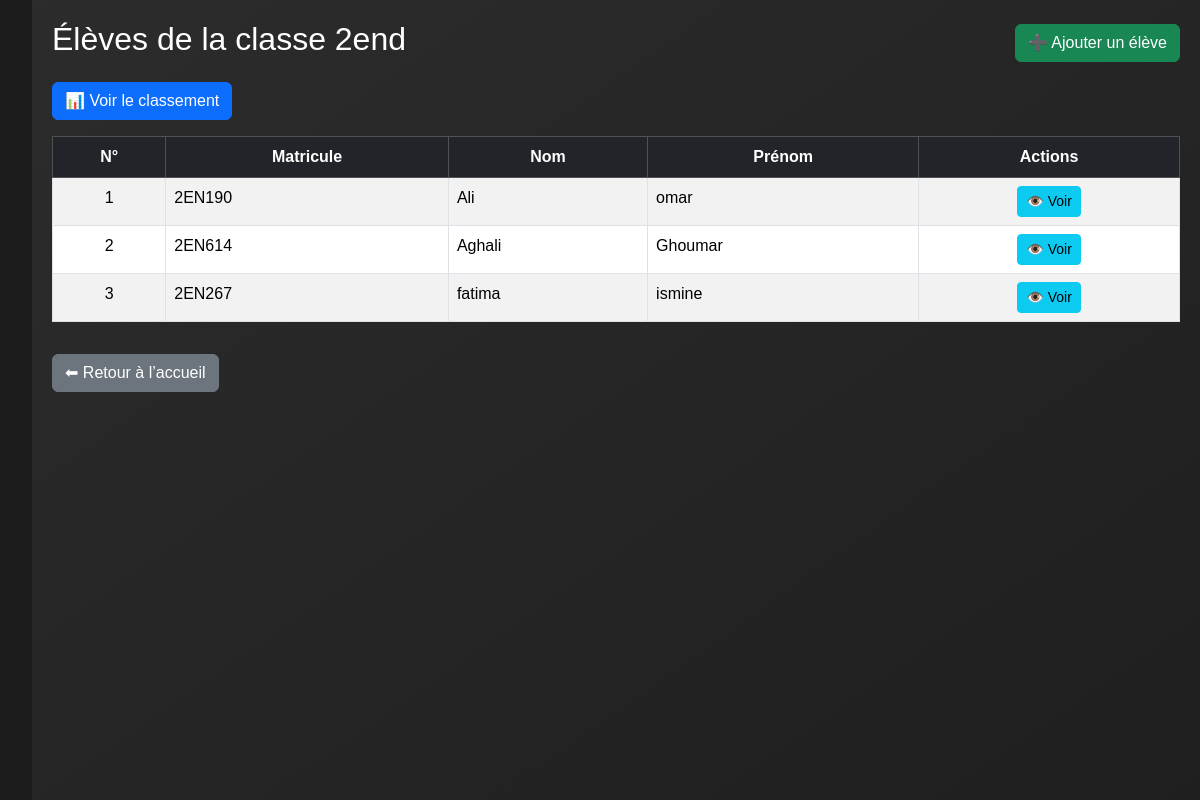
Page /classe/3/ (signed in) on the committed database.
### core/models.py (models this page shows, shortened)
class Classe(models.Model):
    NIVEAUX = (
        ('college', 'Collège'),
        ('lycee', 'Lycée'),
    )
    nom = models.CharField(max_length=50)
    niveau = models.CharField(max_length=10, choices=NIVEAUX)

class Eleve(models.Model):
    user = models.OneToOneField(User, on_delete=models.CASCADE, null=True, blank=True)
    nom = models.CharField(max_length=50)
    prenom = models.CharField(max_length=50)
    date_naissance = models.DateField()
    lieu_naissance = models.CharField(max_length=100)
    telephone = models.CharField(max_length=20, blank=True, null=True)
    photo = models.ImageField(upload_to='eleves/', blank=True, null=True)
    classe = models.ForeignKey('Classe', on_delete=models.CASCADE)
    matricule = models.CharField(max_length=20, unique=True)

### core/views.py (the view)
# urls.py: path('classe/<int:classe_id>/', views.liste_eleves, name='liste_eleves'),
@login_required(login_url='login')
def liste_eleves(request, classe_id):
    classe = get_object_or_404(Classe, id=classe_id)
    eleves = Eleve.objects.filter(classe=classe)
    return render(request, 'core/liste_eleves.html', {
        'classe': classe,
        'eleves': eleves
    })

### core/templates/core/liste_eleves.html (shortened to what this page needs)
{% extends 'core/base.html' %}
{% block content %}
<div class="d-flex justify-content-between align-items-center mb-3">
    <h2>Élèves de la classe {{ classe.nom }}</h2>
    <a href="{% url 'ajouter_eleve' classe.id %}" class="btn btn-success">
        ➕ Ajouter un élève
    </a>
</div>
<a href="{% url 'classement_classe' classe.id %}" class="btn btn-primary mb-3">
    📊 Voir le classement
</a>
<table class="table table-bordered table-striped">
    <thead class="table-dark">
        <tr class="text-center">
            <th>N°</th>
            <th>Matricule</th>
            <th>Nom</th>
            <th>Prénom</th>
            <th>Actions</th>
        </tr>
    </thead>
    <tbody>
        {% for eleve in eleves %}
        <tr>
            <td class="text-center">{{ forloop.counter }}</td>
            <td>{{ eleve.matricule }}</td>
            <td>{{ eleve.nom }}</td>
            <td>{{ eleve.prenom }}</td>
            <td class="text-center">
                <a href="{% url 'detail_eleve' eleve.id %}" class="btn btn-sm btn-info">
                    👁️ Voir
                </a>
            </td>
        </tr>
        {% empty %}
        <tr>
            <td colspan="4" class="text-center text-muted">
                Aucun élève enregistré dans cette classe
            </td>
        </tr>
        {% endfor %}
    </tbody>
</table>
<a href="{% url 'accueil' %}" class="btn btn-secondary mt-3">
    ⬅ Retour à l’accueil
</a>
{% endblock %}

### core/templates/core/base.html (style rules this page uses)
body { font-family: Arial, sans-serif; min-height: 100vh; background: linear-gradient(145deg, #2c2c2c, #1f1f1f); color: white; }

### rows in the picture
Classe: nom "2end"
Eleve: matricule "2EN190", nom "Ali", prenom "omar"
Eleve: matricule "2EN614", nom "Aghali", prenom "Ghoumar"
Eleve: matricule "2EN267", nom "fatima", prenom "ismine"
